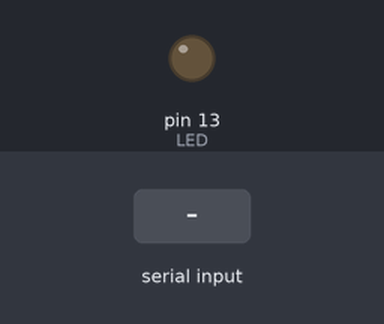
Bench run of a sketch on a simulated Arduino Uno, built with avr-gcc and run on an emulated ATmega328P. Parts: output pins drawn as LEDs (lit = HIGH). Dashed ring = blinking. The test bench sets the inputs (shaded band).

Above: at 1.2 s.
1.3 s: "BLINK\n" received over Serial
At 4.2 s:
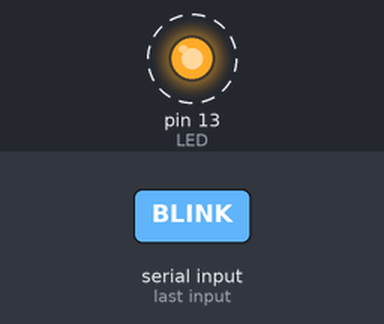
4.3 s: "ON\n" received over Serial
At 5.1 s:
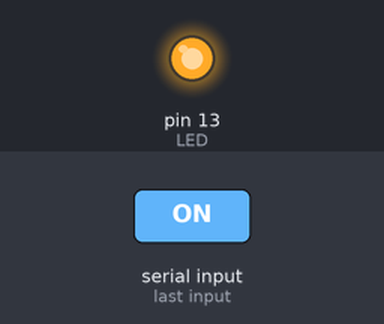
5.8 s: "OFF\n" received over Serial
At 6.9 s:
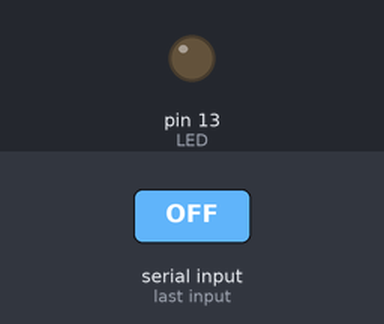
Timing chart, 0 to 8.8 s (numbered marks = the images above; inputs shaded):
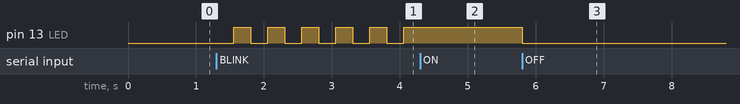

The sketch:

ex17_line_protocol.ino
```cpp
// ex17 -- a line protocol feeding a 3-state machine. The command changes the mode; loop() runs the mode.
const int LED = LED_BUILTIN;
const unsigned long BLINK_PERIOD = 250;

enum class Mode { OFF, ON, BLINK };
Mode mode = Mode::OFF;
unsigned long lastToggle = 0;
bool ledOn = false;

void setup() {
  Serial.begin(9600);
  pinMode(LED, OUTPUT);
}

void loop() {
  // 1. input: one complete line, only when something has arrived
  if (Serial.available() > 0) {
    String line = Serial.readStringUntil('\n');
    line.trim();                               // remove '\r' and spaces
    if (line == "ON")         { mode = Mode::ON;    digitalWrite(LED, HIGH); ledOn = true; }
    else if (line == "OFF")   { mode = Mode::OFF;   digitalWrite(LED, LOW);  ledOn = false; }
    else if (line == "BLINK") { mode = Mode::BLINK; lastToggle = millis(); }
    else if (line.length() > 0) { Serial.print("unknown: "); Serial.println(line); }
  }
  // 2. behaviour of the current mode
  if (mode == Mode::BLINK && millis() - lastToggle >= BLINK_PERIOD) {
    lastToggle += BLINK_PERIOD;
    ledOn = !ledOn;
    digitalWrite(LED, ledOn);
  }
}
```

Measured:
- after the input at 1.3 s, pin 13 (LED): alternates HIGH for 0.25 s and LOW for 0.25 s, starting after 0.26 s
- after the input at 4.3 s, pin 13 (LED): stops changing and stays HIGH
- after the input at 5.8 s, pin 13 (LED): HIGH → LOW at once
